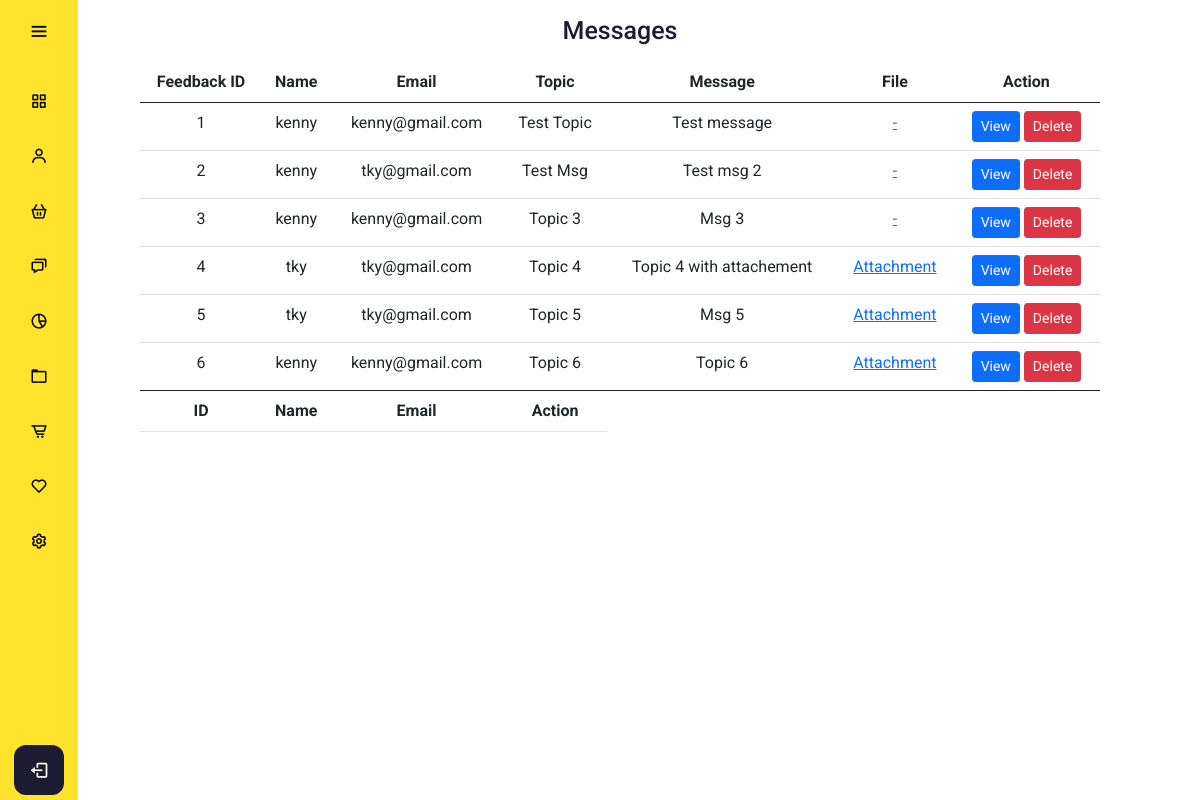
The page /admin/messages.php on the database as committed earlier.
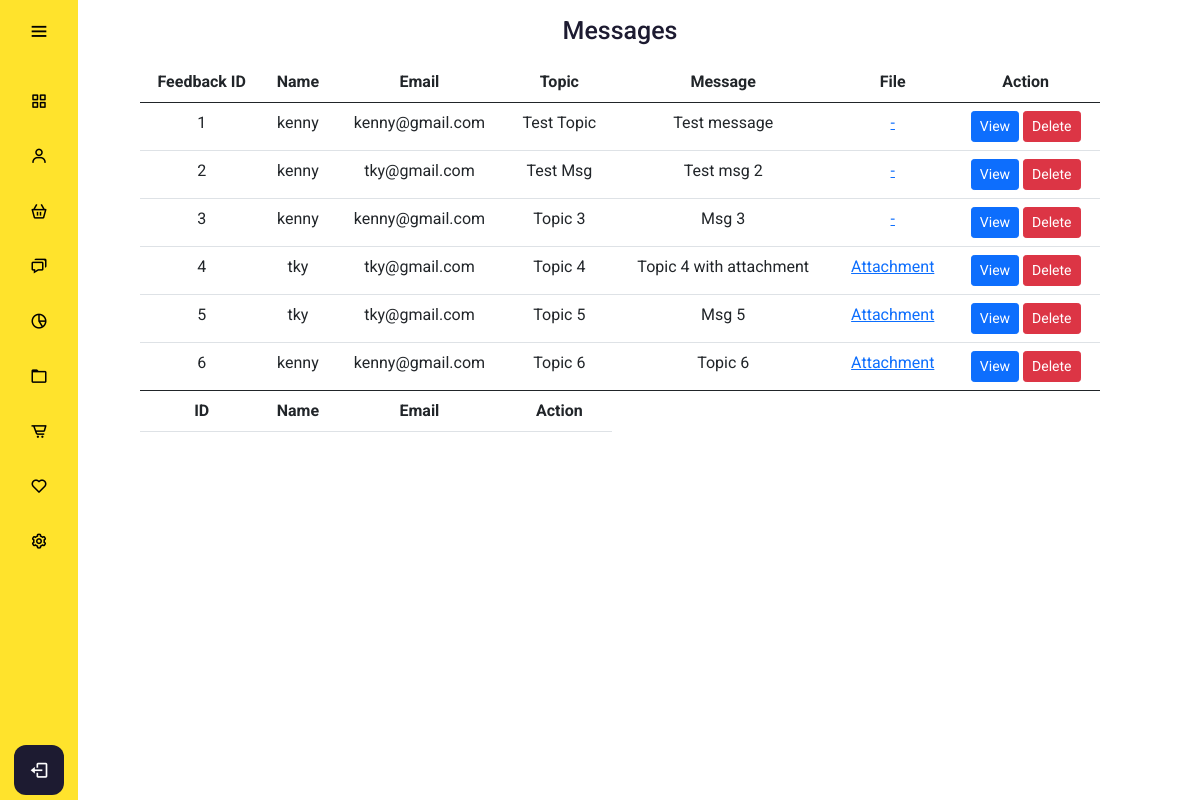
The same page on the database as committed later.
### tables this page shows
CREATE TABLE `feedbackothers` (
  `feedbackothers_id` int(11) NOT NULL,
  `feedbackothers_name` varchar(128) NOT NULL,
  `feedbackothers_email` varchar(256) NOT NULL,
  `feedbackothers_topic` varchar(128) NOT NULL,
  `feedbackothers_message` text NOT NULL,
  `feedbackothers_file` varchar(256) DEFAULT NULL
);

### config/db.php (called while the page is built, shortened)
<?php
class DB {
  protected static $mdb = null;
  public static function getMDB() {
    $mdb = DB::$mdb;
    if ($mdb === null) {
      $mdb = DB::$mdb = new MeekroDB();
    }
    $mdb->sync_config();
    return $mdb;
  }
  public static function query() { $args = func_get_args(); return call_user_func_array(array(DB::getMDB(), 'query'), $args); }
}
class MeekroDB {
  public $encoding = 'latin1';
  public $connect_options = array(MYSQLI_OPT_CONNECT_TIMEOUT => 30);
  public $internal_mysql = null;
  public function __construct($host=null, $user=null, $password=null, $dbName=null, $port=null, $encoding=null, $socket=null)  {
    if ($encoding === null) $encoding = DB::$encoding;
    $this->encoding = $encoding;
  }
  public function get() {
    $mysql = $this->internal_mysql;
    if (!($mysql instanceof MySQLi)) {
      $mysql = new mysqli();
      foreach ($this->connect_options as $key => $value) {
        $mysql->options($key, $value);
      }
      $mysql->set_charset($this->encoding);
      $this->internal_mysql = $mysql;
    }
    return $mysql;
  }
  protected function preparseQueryParams() {
    $args = func_get_args();
    $sql = trim(strval(array_shift($args)));
    $args_all = $args;
    if (count($args_all) == 0) return array($sql);
    $chunkyQuery = array();
    return $chunkyQuery;
  }
  public function parseQueryParams() {
    $args = func_get_args();
    $chunkyQuery = call_user_func_array(array($this, 'preparseQueryParams'), $args);
    $query = '';
    foreach ($chunkyQuery as $chunk) {
      if (is_string($chunk)) {
        $query .= $chunk;
        continue;
      }
      $result = '';
      $query .= $result;
    }
    return $query;
  }
  protected function prependCall($function, $args, $prepend) { array_unshift($args, $prepend); return call_user_func_array($function, $args); }
  public function query() { $args = func_get_args(); return $this->prependCall(array($this, 'queryHelper'), $args, 'assoc'); }
  protected function queryHelper() {
    $args = func_get_args();
    $type = array_shift($args);
    $db = $this->get();
    $is_buffered = true;
    $row_type = 'assoc';
    $full_names = false;
    $sql = call_user_func_array(array($this, 'parseQueryParams'), $args);
    $result = $db->query($sql, $is_buffered ? MYSQLI_STORE_RESULT : MYSQLI_USE_RESULT);
    $return = array();
    while ($row = ($row_type == 'assoc' ? $result->fetch_assoc() : $result->fetch_row())) {
      $return[] = $row;
    }
    return $return;
  }
}
?>

### admin/messages.php (the view, shortened to what the changed rows need)
<?php
include "../config/db.php";
?>
<!DOCTYPE html>
<html lang="en" dir="ltr">
  <head>
    <link rel="stylesheet" href="adminstyle.css">
    <link href='https://unpkg.com/boxicons@2.0.7/css/boxicons.min.css' rel='stylesheet'>
    <link href="https://cdn.jsdelivr.net/npm/bootstrap@5.0.0-beta3/dist/css/bootstrap.min.css" rel="stylesheet">
    <link rel="stylesheet" href="https://cdn.jsdelivr.net/npm/bootstrap-icons@1.4.1/font/bootstrap-icons.css">
   </head>
<body>
  <div class="home_content">
    <table class="table table-hover">
        <thead>
            <tr>
            <th scope="col">Feedback ID</th>
            <th scope="col">Name</th>
            <th scope="col">Email</th>
            <th scope="col">Topic</th>
            <th scope="col">Message</th>
            <th scope="col">File</th>
            <th scope="col">Action</th>
            </tr>
        </thead>
        <tbody>
        <?php
        $getFBQuery = DB::query("SELECT * FROM feedbackothers");
        foreach($getFBQuery as $getFBResult){
        ?>
            <tr class="feedbackdata feedbackdata<?php echo $getFBResult['feedbackothers_id']; ?>">
              <td class="feedbackid"><?php echo $getFBResult['feedbackothers_id']; ?></td>
              <td class="feedbackname"><?php echo $getFBResult['feedbackothers_name']; ?></td>
              <td class="feedbackemail"><?php echo $getFBResult['feedbackothers_email']; ?></td>
              <td class="feedbacketopic"><?php echo ucwords($getFBResult['feedbackothers_topic']); ?></td>
              <td class="feedbackmsg"><?php echo ucfirst($getFBResult['feedbackothers_message']); ?></td>
              <td class="feedbackfile"><a href="../<?php echo $getFBResult['feedbackothers_file']; ?>" target="_blank"><?php if($getFBResult['feedbackothers_file'] == null) { echo "-";} else { echo "Attachment";} ?></a></td>
              <td><button type="button" class="btn btn-primary btn-sm viewFeedback"  value="viewFeedback" data-id="<?php echo $getFBResult['feedbackothers_id']; ?>" data-bs-toggle="modal" data-bs-target="#feedbackinfo<?php echo $getFBResult['feedbackothers_id']; ?>" >View</button>
                  <button type="button" class="btn btn-danger btn-sm deleteFeedback" data-id="<?php echo $getFBResult['feedbackothers_id']; ?>" data-name="<?php echo $getFBResult['feedbackothers_name']; ?>">Delete</button>
              </td>
            </tr>
        <?php
        }
        ?>
        </tbody>
        <tfoot>
          <tr>
            <th scope="col">ID</th>
            <th scope="col">Name</th>
            <th scope="col">Email</th>
            <th scope="col">Action</th>
          </tr>
        </tfoot>
    </table>
  </div>
</body>
</html>

Rows that differ between the two databases and show on the page:
changed feedbackothers "Topic 4": feedbackothers_message "Topic 4 with attachement" → "Topic 4 with attachment"
